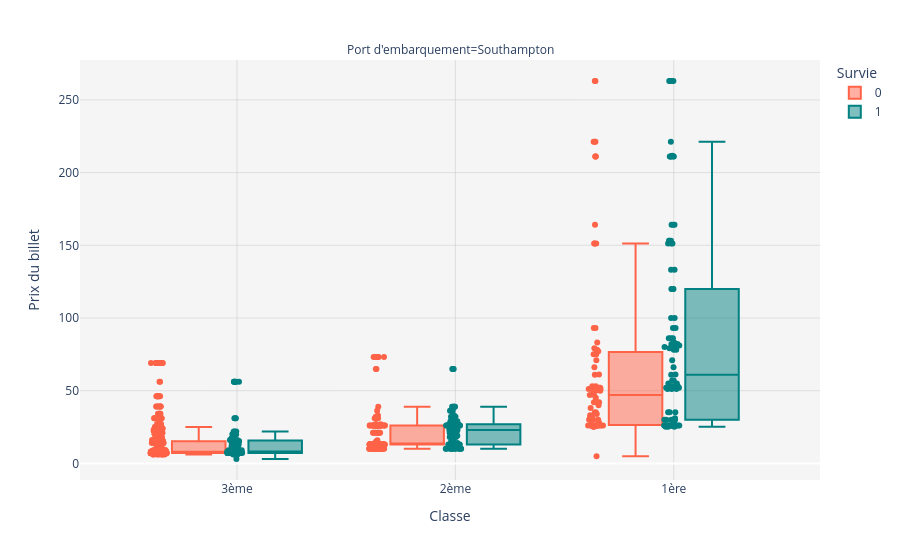
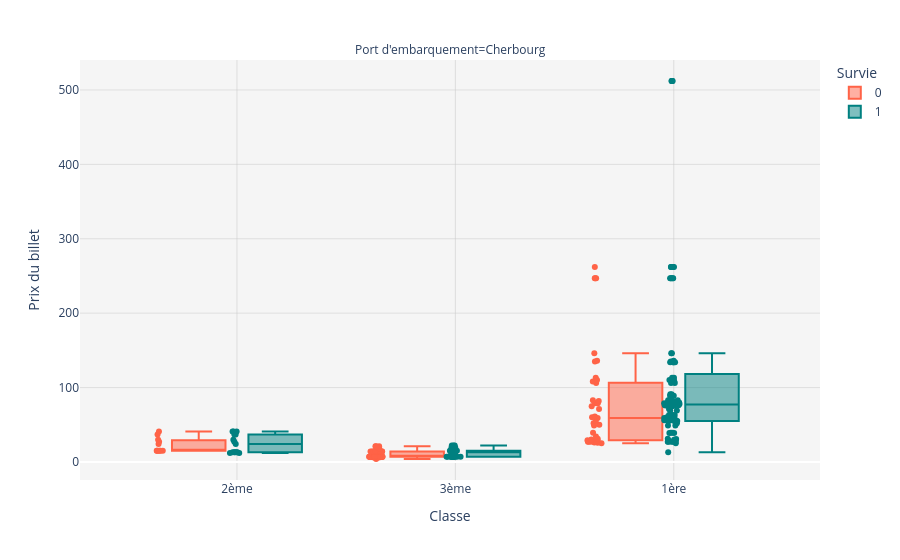
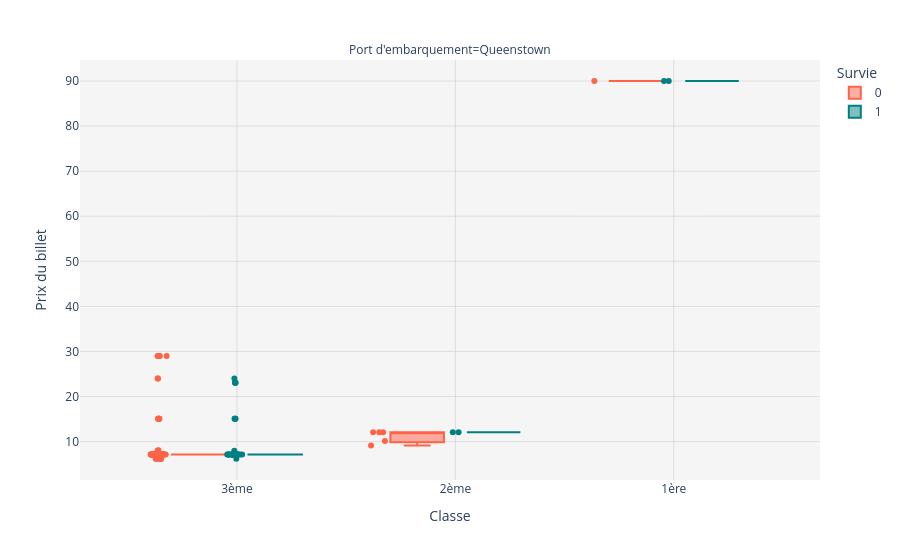

Here is the notebook cell these charts were saved with, in order:
### Markdown cell above
## Mockup Plots

### Code cell
ports = df_passengers['embarked'].unique()

for port in ports:
    df_port = df_passengers[df_passengers['embarked'] == port]

    fig = px.box(df_port,
                x='class',
                y='fare',
                color='survived',
                points='all',
                hover_data=['embarked'],
                labels={
                    'class': 'Classe',
                    'fare': 'Prix du billet',
                    'survived': 'Survie',
                    'embarked': 'Port d\'embarquement'
                },
                facet_col='embarked',
                color_discrete_map={0:'tomato', 1:'teal'}
        )

    # Light Backgroud Theme
    LIGHT_GRAY_BG = 'rgba(245, 245, 245, 1)'
    WHITE_BG = 'rgba(255, 255, 255, 1)'
    GRAY_GRID = 'rgba(200, 200, 200, 0.5)';

    fig.update_layout(
        plot_bgcolor=LIGHT_GRAY_BG,
        paper_bgcolor=WHITE_BG,
        xaxis=dict(showgrid=True, gridcolor=GRAY_GRID),
        yaxis=dict(showgrid=True, gridcolor=GRAY_GRID),
    )

    fig.show()

### Figure 1 — Plotly figure (JSON) as saved in the notebook; plotly's stock layout.template omitted (floating-point values rounded to 4 significant figures; data arrays with more than 128 entries replaced by an {"elided": "..."} marker saying what was removed)
{"data": [{"alignmentgroup": "True", "boxpoints": "all", "customdata": {"elided": "611x1 str values"}, "hovertemplate": "Survie=0<br>Port d'embarquement=%{customdata[0]}<br>Classe=%{x}<br>Prix du billet=%{y}<extra></extra>", "legendgroup": "0", "marker": {"color": "tomato"}, "name": "0", "notched": false, "offsetgroup": "0", "orientation": "v", "showlegend": true, "type": "box", "x": {"elided": "611 str values"}, "x0": " ", "xaxis": "x", "y": {"elided": "611 float values"}, "y0": " ", "yaxis": "y"}, {"alignmentgroup": "True", "boxpoints": "all", "customdata": {"elided": "303x1 str values"}, "hovertemplate": "Survie=1<br>Port d'embarquement=%{customdata[0]}<br>Classe=%{x}<br>Prix du billet=%{y}<extra></extra>", "legendgroup": "1", "marker": {"color": "teal"}, "name": "1", "notched": false, "offsetgroup": "1", "orientation": "v", "showlegend": true, "type": "box", "x": {"elided": "303 str values"}, "x0": " ", "xaxis": "x", "y": {"elided": "303 float values"}, "y0": " ", "yaxis": "y"}], "layout": {"annotations": [{"font": {}, "showarrow": false, "text": "Port d'embarquement=Southampton", "x": 0.5, "xanchor": "center", "xref": "paper", "y": 1, "yanchor": "bottom", "yref": "paper"}], "boxmode": "group", "legend": {"title": {"text": "Survie"}, "tracegroupgap": 0}, "margin": {"t": 60}, "paper_bgcolor": "rgba(255, 255, 255, 1)", "plot_bgcolor": "rgba(245, 245, 245, 1)", "xaxis": {"anchor": "y", "domain": [0, 1], "gridcolor": "rgba(200, 200, 200, 0.5)", "showgrid": true, "title": {"text": "Classe"}}, "yaxis": {"anchor": "x", "domain": [0, 1], "gridcolor": "rgba(200, 200, 200, 0.5)", "showgrid": true, "title": {"text": "Prix du billet"}}}}

### Figure 2 — Plotly figure (JSON) as saved in the notebook; plotly's stock layout.template omitted (floating-point values rounded to 4 significant figures; data arrays with more than 128 entries replaced by an {"elided": "..."} marker saying what was removed)
{"data": [{"alignmentgroup": "True", "boxpoints": "all", "customdata": [["Cherbourg"], ["Cherbourg"], ["Cherbourg"], ["Cherbourg"], ["Cherbourg"], ["Cherbourg"], ["Cherbourg"], ["Cherbourg"], ["Cherbourg"], ["Cherbourg"], ["Cherbourg"], ["Cherbourg"], ["Cherbourg"], ["Cherbourg"], ["Cherbourg"], ["Cherbourg"], ["Cherbourg"], ["Cherbourg"], ["Cherbourg"], ["Cherbourg"], ["Cherbourg"], ["Cherbourg"], ["Cherbourg"], ["Cherbourg"], ["Cherbourg"], ["Cherbourg"], ["Cherbourg"], ["Cherbourg"], ["Cherbourg"], ["Cherbourg"], ["Cherbourg"], ["Cherbourg"], ["Cherbourg"], ["Cherbourg"], ["Cherbourg"], ["Cherbourg"], ["Cherbourg"], ["Cherbourg"], ["Cherbourg"], ["Cherbourg"], ["Cherbourg"], ["Cherbourg"], ["Cherbourg"], ["Cherbourg"], ["Cherbourg"], ["Cherbourg"], ["Cherbourg"], ["Cherbourg"], ["Cherbourg"], ["Cherbourg"], ["Cherbourg"], ["Cherbourg"], ["Cherbourg"], ["Cherbourg"], ["Cherbourg"], ["Cherbourg"], ["Cherbourg"], ["Cherbourg"], ["Cherbourg"], ["Cherbourg"], ["Cherbourg"], ["Cherbourg"], ["Cherbourg"], ["Cherbourg"], ["Cherbourg"], ["Cherbourg"], ["Cherbourg"], ["Cherbourg"], ["Cherbourg"], ["Cherbourg"], ["Cherbourg"], ["Cherbourg"], ["Cherbourg"], ["Cherbourg"], ["Cherbourg"], ["Cherbourg"], ["Cherbourg"], ["Cherbourg"], ["Cherbourg"], ["Cherbourg"], ["Cherbourg"], ["Cherbourg"], ["Cherbourg"], ["Cherbourg"], ["Cherbourg"], ["Cherbourg"], ["Cherbourg"], ["Cherbourg"], ["Cherbourg"], ["Cherbourg"], ["Cherbourg"], ["Cherbourg"], ["Cherbourg"], ["Cherbourg"], ["Cherbourg"], ["Cherbourg"], ["Cherbourg"], ["Cherbourg"], ["Cherbourg"], ["Cherbourg"], ["Cherbourg"], ["Cherbourg"], ["Cherbourg"], ["Cherbourg"], ["Cherbourg"], ["Cherbourg"], ["Cherbourg"], ["Cherbourg"], ["Cherbourg"], ["Cherbourg"], ["Cherbourg"], ["Cherbourg"], ["Cherbourg"], ["Cherbourg"], ["Cherbourg"], ["Cherbourg"], ["Cherbourg"], ["Cherbourg"]], "hovertemplate": "Survie=0<br>Port d'embarquement=%{customdata[0]}<br>Classe=%{x}<br>Prix du billet=%{y}<extra></extra>", "legendgroup": "0", "marker": {"color": "tomato"}, "name": "0", "notched": false, "offsetgroup": "0", "orientation": "v", "showlegend": true, "type": "box", "x": ["2ème", "3ème", "1ère", "1ère", "3ème", "3ème", "3ème", "3ème", "3ème", "1ère", "1ère", "1ère", "1ère", "1ère", "3ème", "3ème", "3ème", "3ème", "3ème", "3ème", "3ème", "3ème", "1ère", "1ère", "1ère", "3ème", "1ère", "2ème", "1ère", "3ème", "1ère", "3ème", "3ème", "3ème", "1ère", "3ème", "3ème", "1ère", "1ère", "1ère", "3ème", "3ème", "1ère", "3ème", "3ème", "1ère", "3ème", "3ème", "3ème", "3ème", "1ère", "3ème", "3ème", "3ème", "3ème", "2ème", "1ère", "3ème", "2ème", "2ème", "2ème", "3ème", "3ème", "3ème", "1ère", "1ère", "3ème", "3ème", "2ème", "3ème", "1ère", "1ère", "3ème", "1ère", "1ère", "2ème", "2ème", "3ème", "3ème", "3ème", "1ère", "2ème", "1ère", "1ère", "1ère", "1ère", "1ère", "3ème", "3ème", "3ème", "3ème", "3ème", "3ème", "3ème", "3ème", "1ère", "3ème", "1ère", "1ère", "1ère", "3ème", "2ème", "1ère", "3ème", "1ère", "3ème", "3ème", "3ème", "1ère", "1ère", "3ème", "3ème", "1ère", "3ème", "3ème", "3ème", "3ème", "3ème"], "x0": " ", "xaxis": "x", "y": [24.0, 7.041, 49.1, 247.1, 14.09, 7.041, 7.041, 14.09, 14.09, 25.18, 247.1, 26.0, 50.09, 39.12, 15.04, 15.04, 15.04, 7.041, 14.09, 14.09, 14.09, 14.09, 136.2, 83.03, 71.05, 7.041, 52.0, 27.14, 106.1, 7.171, 29.14, 7.041, 7.041, 7.041, 31.13, 7.041, 7.171, 79.04, 34.13, 79.04, 7.041, 7.041, 30.13, 18.15, 14.09, 28.14, 14.09, 14.09, 7.041, 7.041, 29.14, 14.09, 14.09, 7.171, 7.041, 41.11, 27.14, 6.081, 15.0, 37.0, 15.11, 7.041, 7.171, 7.171, 82.03, 26.11, 7.041, 7.041, 30.01, 7.041, 29.14, 113.1, 7.041, 27.14, 108.2, 15.01, 15.0, 8.14, 7.041, 7.041, NaN, 15.0, 135.1, 247.1, 79.0, 59.08, 262.1, 7.041, 7.041, 21.13, 21.13, 21.13, 4.0, 7.041, 7.041, 55.18, 7.041, 30.13, 60.0, 146.1, 8.131, 15.0, 27.14, 6.081, 110.2, 6.081, 7.041, 7.041, 27.14, 75.05, 7.041, 8.14, 61.07, 14.09, 7.041, 7.041, 7.041, 7.041], "y0": " ", "yaxis": "y"}, {"alignmentgroup": "True", "boxpoints": "all", "customdata": {"elided": "153x1 str values"}, "hovertemplate": "Survie=1<br>Port d'embarquement=%{customdata[0]}<br>Classe=%{x}<br>Prix du billet=%{y}<extra></extra>", "legendgroup": "1", "marker": {"color": "teal"}, "name": "1", "notched": false, "offsetgroup": "1", "orientation": "v", "showlegend": true, "type": "box", "x": {"elided": "153 str values"}, "x0": " ", "xaxis": "x", "y": {"elided": "153 float values"}, "y0": " ", "yaxis": "y"}], "layout": {"annotations": [{"font": {}, "showarrow": false, "text": "Port d'embarquement=Cherbourg", "x": 0.5, "xanchor": "center", "xref": "paper", "y": 1, "yanchor": "bottom", "yref": "paper"}], "boxmode": "group", "legend": {"title": {"text": "Survie"}, "tracegroupgap": 0}, "margin": {"t": 60}, "paper_bgcolor": "rgba(255, 255, 255, 1)", "plot_bgcolor": "rgba(245, 245, 245, 1)", "xaxis": {"anchor": "y", "domain": [0, 1], "gridcolor": "rgba(200, 200, 200, 0.5)", "showgrid": true, "title": {"text": "Classe"}}, "yaxis": {"anchor": "x", "domain": [0, 1], "gridcolor": "rgba(200, 200, 200, 0.5)", "showgrid": true, "title": {"text": "Prix du billet"}}}}

### Figure 3 — Plotly figure (JSON) as saved in the notebook; plotly's stock layout.template omitted (floating-point values rounded to 4 significant figures)
{"data": [{"alignmentgroup": "True", "boxpoints": "all", "customdata": [["Queenstown"], ["Queenstown"], ["Queenstown"], ["Queenstown"], ["Queenstown"], ["Queenstown"], ["Queenstown"], ["Queenstown"], ["Queenstown"], ["Queenstown"], ["Queenstown"], ["Queenstown"], ["Queenstown"], ["Queenstown"], ["Queenstown"], ["Queenstown"], ["Queenstown"], ["Queenstown"], ["Queenstown"], ["Queenstown"], ["Queenstown"], ["Queenstown"], ["Queenstown"], ["Queenstown"], ["Queenstown"], ["Queenstown"], ["Queenstown"], ["Queenstown"], ["Queenstown"], ["Queenstown"], ["Queenstown"], ["Queenstown"], ["Queenstown"], ["Queenstown"], ["Queenstown"], ["Queenstown"], ["Queenstown"], ["Queenstown"], ["Queenstown"], ["Queenstown"], ["Queenstown"], ["Queenstown"], ["Queenstown"], ["Queenstown"], ["Queenstown"], ["Queenstown"], ["Queenstown"], ["Queenstown"], ["Queenstown"], ["Queenstown"], ["Queenstown"], ["Queenstown"], ["Queenstown"], ["Queenstown"], ["Queenstown"], ["Queenstown"], ["Queenstown"], ["Queenstown"], ["Queenstown"], ["Queenstown"], ["Queenstown"], ["Queenstown"], ["Queenstown"], ["Queenstown"], ["Queenstown"], ["Queenstown"], ["Queenstown"], ["Queenstown"], ["Queenstown"], ["Queenstown"], ["Queenstown"], ["Queenstown"], ["Queenstown"], ["Queenstown"], ["Queenstown"], ["Queenstown"], ["Queenstown"], ["Queenstown"], ["Queenstown"]], "hovertemplate": "Survie=0<br>Port d'embarquement=%{customdata[0]}<br>Classe=%{x}<br>Prix du billet=%{y}<extra></extra>", "legendgroup": "0", "marker": {"color": "tomato"}, "name": "0", "notched": false, "offsetgroup": "0", "orientation": "v", "showlegend": true, "type": "box", "x": ["3ème", "3ème", "3ème", "3ème", "3ème", "3ème", "3ème", "3ème", "3ème", "3ème", "3ème", "3ème", "3ème", "3ème", "3ème", "3ème", "3ème", "3ème", "3ème", "3ème", "3ème", "3ème", "3ème", "3ème", "3ème", "3ème", "3ème", "3ème", "3ème", "3ème", "3ème", "3ème", "3ème", "3ème", "3ème", "2ème", "3ème", "3ème", "3ème", "3ème", "2ème", "2ème", "3ème", "3ème", "3ème", "3ème", "2ème", "3ème", "3ème", "3ème", "3ème", "3ème", "3ème", "3ème", "3ème", "1ère", "3ème", "3ème", "2ème", "3ème", "3ème", "3ème", "3ème", "3ème", "3ème", "3ème", "3ème", "3ème", "3ème", "3ème", "3ème", "3ème", "3ème", "3ème", "3ème", "3ème", "3ème", "3ème", "3ème"], "x0": " ", "xaxis": "x", "y": [7.171, 7.15, 15.1, 15.1, 7.051, 6.15, 7.171, 7.15, 7.15, 7.15, 7.141, 7.05, 7.141, 7.15, 7.121, 7.15, 7.15, 7.15, 8.09, 7.15, 7.15, 7.15, 7.15, 7.15, 6.19, 7.171, 7.15, 7.15, 7.141, 7.141, 6.17, 6.15, 7.15, 7.15, 7.15, 12.07, 7.161, 7.15, 7.15, 7.141, 12.07, 10.14, 7.15, 15.1, 15.1, 7.171, 12.07, 7.171, 7.15, 15.1, 7.15, 7.15, 7.15, 7.15, 7.15, 90.0, 24.03, 7.15, 9.131, 7.15, 7.161, 15.1, 7.141, 7.15, 7.15, 7.121, 8.021, 29.02, 29.02, 29.02, 29.02, 29.02, 29.02, 24.03, 7.141, 7.141, 7.15, 7.15, 7.15], "y0": " ", "yaxis": "y"}, {"alignmentgroup": "True", "boxpoints": "all", "customdata": [["Queenstown"], ["Queenstown"], ["Queenstown"], ["Queenstown"], ["Queenstown"], ["Queenstown"], ["Queenstown"], ["Queenstown"], ["Queenstown"], ["Queenstown"], ["Queenstown"], ["Queenstown"], ["Queenstown"], ["Queenstown"], ["Queenstown"], ["Queenstown"], ["Queenstown"], ["Queenstown"], ["Queenstown"], ["Queenstown"], ["Queenstown"], ["Queenstown"], ["Queenstown"], ["Queenstown"], ["Queenstown"], ["Queenstown"], ["Queenstown"], ["Queenstown"], ["Queenstown"], ["Queenstown"], ["Queenstown"], ["Queenstown"], ["Queenstown"], ["Queenstown"], ["Queenstown"], ["Queenstown"], ["Queenstown"], ["Queenstown"], ["Queenstown"], ["Queenstown"], ["Queenstown"], ["Queenstown"], ["Queenstown"], ["Queenstown"]], "hovertemplate": "Survie=1<br>Port d'embarquement=%{customdata[0]}<br>Classe=%{x}<br>Prix du billet=%{y}<extra></extra>", "legendgroup": "1", "marker": {"color": "teal"}, "name": "1", "notched": false, "offsetgroup": "1", "orientation": "v", "showlegend": true, "type": "box", "x": ["3ème", "3ème", "3ème", "3ème", "3ème", "3ème", "3ème", "3ème", "3ème", "3ème", "3ème", "3ème", "2ème", "3ème", "3ème", "3ème", "3ème", "3ème", "3ème", "3ème", "3ème", "3ème", "3ème", "3ème", "3ème", "3ème", "1ère", "1ère", "3ème", "3ème", "3ème", "3ème", "3ème", "3ème", "3ème", "3ème", "3ème", "3ème", "3ème", "3ème", "3ème", "3ème", "2ème", "3ème"], "x0": " ", "xaxis": "x", "y": [7.141, 7.152, 7.15, 7.15, 6.19, 7.15, 7.171, 7.15, 7.141, 7.15, 7.15, 7.15, 12.07, 7.15, 7.15, 7.15, 7.15, 7.141, 7.15, 7.15, 23.05, 23.05, 23.05, 7.151, 7.171, 8.0, 90.0, 90.0, 7.171, 24.03, 7.141, 7.15, 15.1, 15.1, 15.1, 15.1, 7.171, 7.15, 7.161, 7.141, 7.15, 7.161, 12.07, 7.141], "y0": " ", "yaxis": "y"}], "layout": {"annotations": [{"font": {}, "showarrow": false, "text": "Port d'embarquement=Queenstown", "x": 0.5, "xanchor": "center", "xref": "paper", "y": 1, "yanchor": "bottom", "yref": "paper"}], "boxmode": "group", "legend": {"title": {"text": "Survie"}, "tracegroupgap": 0}, "margin": {"t": 60}, "paper_bgcolor": "rgba(255, 255, 255, 1)", "plot_bgcolor": "rgba(245, 245, 245, 1)", "xaxis": {"anchor": "y", "domain": [0, 1], "gridcolor": "rgba(200, 200, 200, 0.5)", "showgrid": true, "title": {"text": "Classe"}}, "yaxis": {"anchor": "x", "domain": [0, 1], "gridcolor": "rgba(200, 200, 200, 0.5)", "showgrid": true, "title": {"text": "Prix du billet"}}}}
